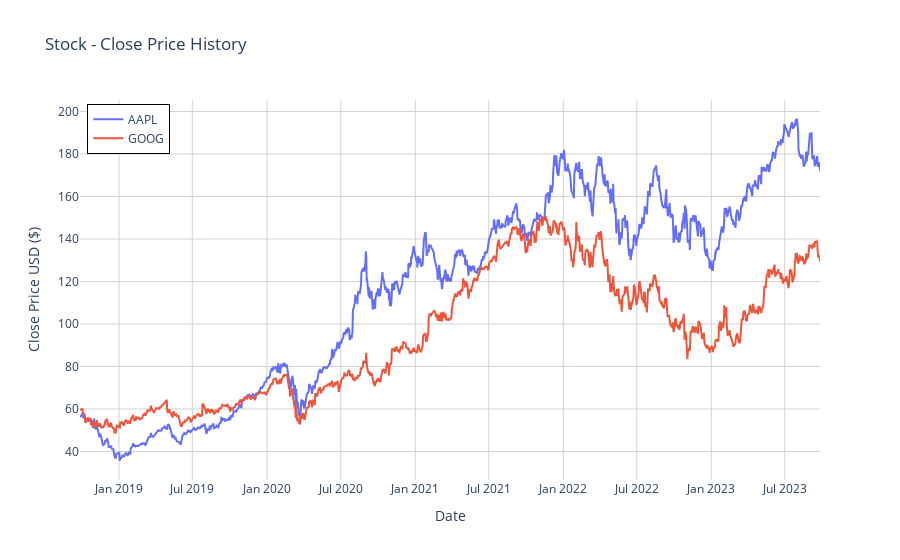

Here is the notebook cell this chart was saved with:
### Markdown cell above
# ML Model

### Code cell
# Creating the figure and add Line trace
fig = go.Figure()
for stock in filtered_stocks:
    stock.get_historical_data('5y')
    stock.get_technical_indicators()
    fig.add_trace(go.Scatter(x=stock.data.index, y=stock.data['Close'], mode='lines', name=stock.ticker))

# Set the Layout
fig.update_layout(
    title="Stock - Close Price History",
    xaxis=dict(title='Date', showgrid=True, gridcolor='lightgray'),
    yaxis=dict(title='Close Price USD ($)',showgrid=True, gridcolor='lightgray'),
    legend=dict(x=0.01, y=0.99, bordercolor='black', borderwidth=1),
    plot_bgcolor='white',
    paper_bgcolor='white',
    showlegend=True,
)

# Show the figure
fig.show()

### Figure 1 — Plotly figure (JSON) as saved in the notebook; plotly's stock layout.template omitted (floating-point values rounded to 4 significant figures; data arrays with more than 128 entries replaced by an {"elided": "..."} marker saying what was removed)
{"data": [{"mode": "lines", "name": "AAPL", "type": "scatter", "x": {"elided": "1257 str values"}, "y": {"elided": "1257 float values"}}, {"mode": "lines", "name": "GOOG", "type": "scatter", "x": {"elided": "1257 str values"}, "y": {"elided": "1257 float values"}}], "layout": {"legend": {"bordercolor": "black", "borderwidth": 1, "x": 0.01, "y": 0.99}, "paper_bgcolor": "white", "plot_bgcolor": "white", "showlegend": true, "title": {"text": "Stock - Close Price History"}, "xaxis": {"gridcolor": "lightgray", "showgrid": true, "title": {"text": "Date"}}, "yaxis": {"gridcolor": "lightgray", "showgrid": true, "title": {"text": "Close Price USD ($)"}}}}
